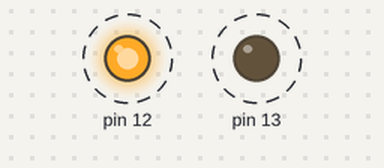
The sketch below on a simulated Arduino Uno, built with avr-gcc and run on an emulated ATmega328P. Parts: output pins drawn as LEDs (lit = HIGH). Dashed ring = blinking.

Above: at 0.2 s.
Timing chart, 0 to 3.0 s (numbered marks = the images above):
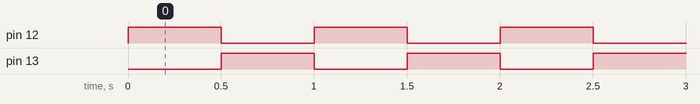

The sketch:

week07_2_arduino_blink_blink.ino
```cpp
// week07_2_arduino_blink_blink
// 修改自 week07_1_arduini_blink 只是再多插一支 LED
// 小心, 有一支要接地GND, 另一支要接 13
// 小心, 有一支腳要接GND, 另一支要接 12 (多這一行)
void setup() {
  pinMode(12, OUTPUT); // 把第12隻腳,能送出資料 OUTPUT (多這一行)
  pinMode(13, OUTPUT); // 把第13隻腳,能送出資料 OUTPUT
}

void loop() {
  digitalWrite(12, HIGH); // 發亮
  digitalWrite(13, LOW); // 暗掉
  delay(500);
  digitalWrite(12, LOW); // 暗掉
  digitalWrite(13, HIGH); // 發亮
  delay(500);
}
```

Measured:
- by itself, pin 12, pin 13: alternates HIGH for 0.50 s and LOW for 0.50 s
